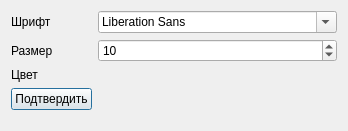
<?xml version="1.0" encoding="UTF-8"?>
<ui version="4.0">
 <class>FontDialog</class>
 <widget class="QDialog" name="FontDialog">
  <property name="geometry">
   <rect>
    <x>0</x>
    <y>0</y>
    <width>348</width>
    <height>131</height>
   </rect>
  </property>
  <property name="windowTitle">
   <string>Вставка шрифта</string>
  </property>
  <layout class="QFormLayout" name="formLayout">
   <item row="1" column="0">
    <widget class="QLabel" name="label">
     <property name="text">
      <string>Размер</string>
     </property>
    </widget>
   </item>
   <item row="3" column="0">
    <widget class="QPushButton" name="acceptButton">
     <property name="text">
      <string>Подтвердить</string>
     </property>
    </widget>
   </item>
   <item row="0" column="0">
    <widget class="QLabel" name="label_2">
     <property name="text">
      <string>Шрифт</string>
     </property>
    </widget>
   </item>
   <item row="2" column="0">
    <widget class="QLabel" name="label_3">
     <property name="text">
      <string>Цвет</string>
     </property>
    </widget>
   </item>
   <item row="0" column="1">
    <widget class="QFontComboBox" name="fontBox"/>
   </item>
   <item row="1" column="1">
    <widget class="QSpinBox" name="sizeSpin">
     <property name="minimum">
      <number>1</number>
     </property>
     <property name="value">
      <number>10</number>
     </property>
    </widget>
   </item>
  </layout>
 </widget>
 <resources/>
 <connections/>
</ui>
